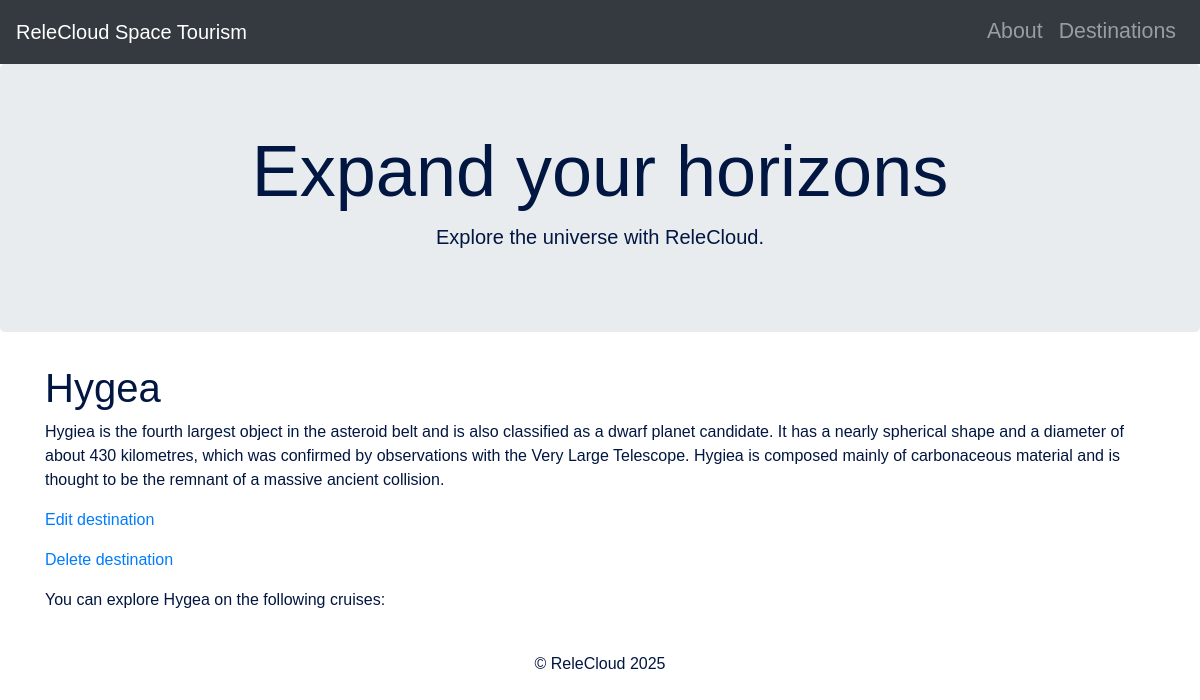
The app's page /destination/1, older data.
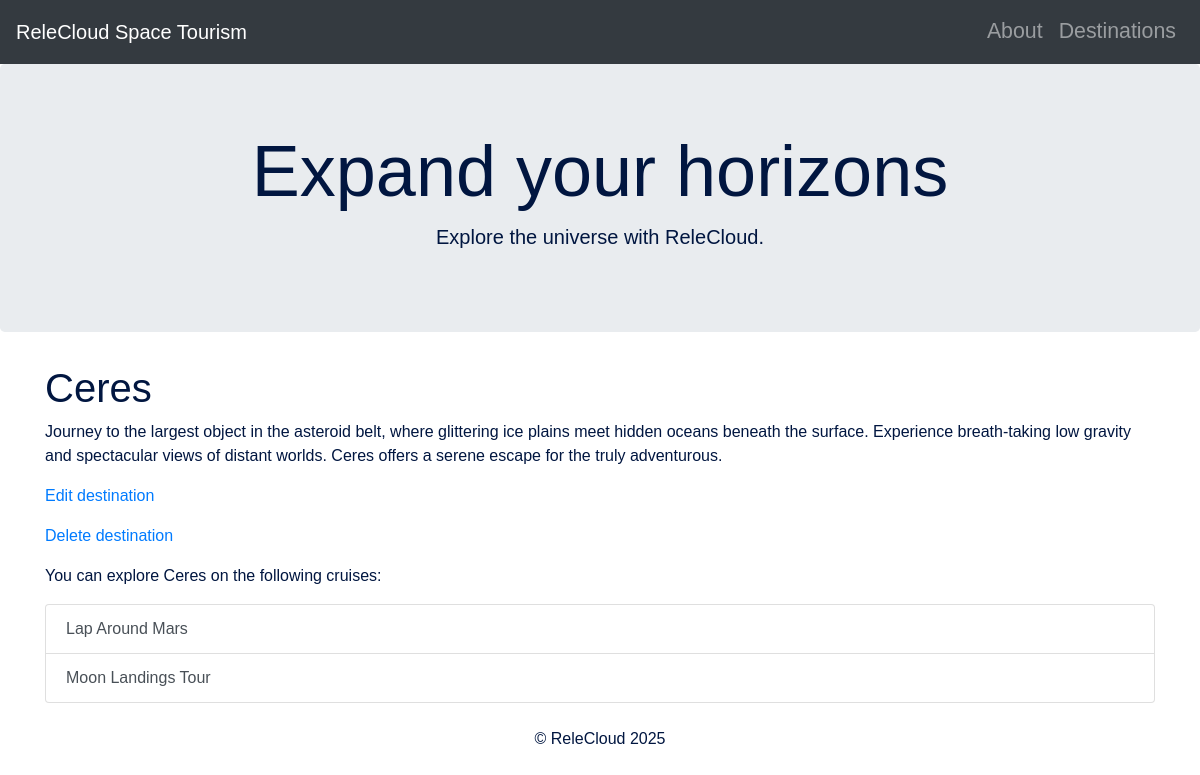
The same page, newer data.
### relecloud/models.py (models this page shows, shortened)
class Destination(models.Model):
    name = models.CharField(
        unique=True,
        max_length=50,
        null=False,
        blank=False,
    )
    description = models.TextField(
        max_length=2000,
        null=False,
        blank=False
    )
    def __str__(self):
        return self.name

class Cruise(models.Model):
    name = models.CharField(
        unique=True,
        max_length=50,
        null=False,
        blank=False,
    )
    description = models.TextField(
        max_length=2000,
        null=False,
        blank=False
    )
    destinations = models.ManyToManyField(
        Destination,
        related_name='cruises'
    )
    def __str__(self):
        return self.name

### relecloud/views.py (the view)
# urls.py: path('destination/<int:pk>', views.DestinationDetailView.as_view(), name='destination_detail'),
class DestinationDetailView(generic.DetailView):
    template_name = 'relecloud/destination_detail.html'
    model = models.Destination
    context_object_name = 'destination'

### relecloud/templates/relecloud/destination_detail.html (shortened to what this page needs)
{% extends "base.html" %}
{% block content %}
<h1>{{ destination }}</h1>
<p>
    {{ destination.description }}
</p>
<a href="{% url 'destination_form' destination.id %}">
    <p>
        Edit destination
    </p>
</a>
<a href="{% url 'destination_confirm_delete' destination.id %}">
    <p>
        Delete destination
    </p>
</a>
<p>
    You can explore {{ destination }} on the following cruises:
</p>
<ul class="list-group">
    {% for cruise in destination.cruises.all %}
    <a class="list-group-item list-group-item-action" href="{% url 'cruise_detail' cruise.id %}">{{ cruise }}</a>
    {% endfor %}
</ul>
{% endblock content %}

### relecloud/templates/base.html (shortened to what this page needs)
{% load static %}
<html>
<head>
    <link rel="stylesheet" href="{% static 'res/css/theme.css' %}" />
</head>
<body>
    <nav class="navbar navbar-expand-md navbar-dark bg-dark">
        <a class="navbar-brand" href="{% url 'index' %}">ReleCloud Space Tourism</a>
        <div class="collapse navbar-collapse" id="mainNavbar">
            <ul class="navbar-nav ml-auto">
                <li class="nav-item">
                    <a class="nav-link" href="{% url 'about' %}">About</a>
                </li>
                <li class="nav-item">
                    <a class="nav-link" href="{% url 'destinations' %}">Destinations</a>
                </li>
            </ul>
        </div>
    </nav>
    <main role="main">
        <div class="jumbotron text-center">
            <h1 class="display-3">Expand your horizons</h1>
            <p class="lead">Explore the universe with ReleCloud.</p>
        </div>
        <div class="container">
            {% block content %}{% endblock content %}
        </div>
    </main>
    <footer class="container text-center mt-4">
        <p>&copy; ReleCloud 2025</p>
    </footer>
</body>
</html>

Row changes from the older to the newer data that the page shows:
changed Destination: name "Hygea" → "Ceres"; description "Hygiea is the fourth largest object in the asteroid belt and is also classified as a dwarf planet candidate. It has a nearly spherical shape and a diameter of about 430 kilometres, which was confirmed by observations with the Very Large Telescope. Hygiea is composed mainly of carbonaceous material and is thought to be the remnant of a massive ancient collision." → "Journey to the largest object in the asteroid belt, where glittering ice plains meet hidden oceans beneath the surface. Experience breath-taking low gravity and spectacular views of distant worlds. Ceres offers a serene escape for the truly adventurous."
added Cruise: name "Lap Around Mars"
added Cruise: name "Moon Landings Tour"
